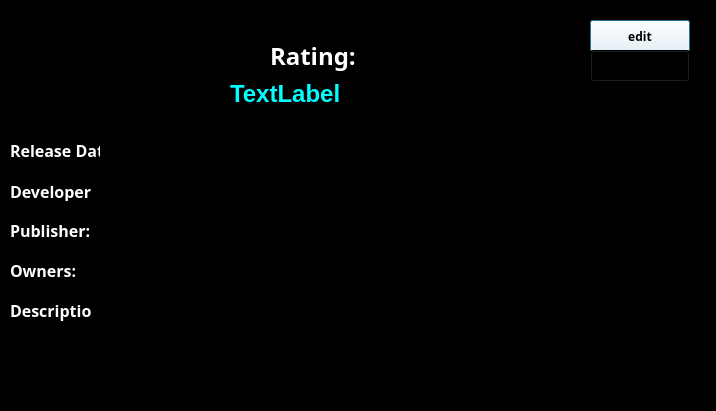
<?xml version="1.0" encoding="UTF-8"?>
<ui version="4.0">
 <class>gameDescriptionDialog</class>
 <widget class="QDialog" name="gameDescriptionDialog">
  <property name="geometry">
   <rect>
    <x>0</x>
    <y>0</y>
    <width>716</width>
    <height>411</height>
   </rect>
  </property>
  <property name="windowTitle">
   <string>Dialog</string>
  </property>
  <property name="styleSheet">
   <string notr="true">background-color: black</string>
  </property>
  <widget class="QLabel" name="label_2">
   <property name="geometry">
    <rect>
     <x>270</x>
     <y>40</y>
     <width>91</width>
     <height>31</height>
    </rect>
   </property>
   <property name="font">
    <font>
     <family>Futura</family>
     <pointsize>18</pointsize>
     <bold>true</bold>
    </font>
   </property>
   <property name="styleSheet">
    <string notr="true">color: white</string>
   </property>
   <property name="text">
    <string>Rating:</string>
   </property>
  </widget>
  <widget class="QPushButton" name="editButton">
   <property name="geometry">
    <rect>
     <x>590</x>
     <y>20</y>
     <width>100</width>
     <height>32</height>
    </rect>
   </property>
   <property name="font">
    <font>
     <family>Futura</family>
     <bold>true</bold>
    </font>
   </property>
   <property name="styleSheet">
    <string notr="true">background-color: white</string>
   </property>
   <property name="text">
    <string>edit</string>
   </property>
  </widget>
  <widget class="QPushButton" name="deleteButton">
   <property name="geometry">
    <rect>
     <x>590</x>
     <y>50</y>
     <width>100</width>
     <height>32</height>
    </rect>
   </property>
   <property name="font">
    <font>
     <family>Futura</family>
     <bold>true</bold>
    </font>
   </property>
   <property name="styleSheet">
    <string notr="true">background-color: colorname</string>
   </property>
   <property name="text">
    <string>delete</string>
   </property>
  </widget>
  <widget class="QLabel" name="releaseDateLabel">
   <property name="geometry">
    <rect>
     <x>10</x>
     <y>140</y>
     <width>101</width>
     <height>21</height>
    </rect>
   </property>
   <property name="font">
    <font>
     <family>Futura</family>
     <pointsize>12</pointsize>
     <italic>false</italic>
     <bold>true</bold>
    </font>
   </property>
   <property name="styleSheet">
    <string notr="true">color: white</string>
   </property>
   <property name="text">
    <string>Release Date:</string>
   </property>
  </widget>
  <widget class="QLabel" name="developerLabel">
   <property name="geometry">
    <rect>
     <x>10</x>
     <y>180</y>
     <width>81</width>
     <height>21</height>
    </rect>
   </property>
   <property name="font">
    <font>
     <family>Futura</family>
     <pointsize>12</pointsize>
     <bold>true</bold>
    </font>
   </property>
   <property name="styleSheet">
    <string notr="true">color: white</string>
   </property>
   <property name="text">
    <string>&lt;html&gt;&lt;head/&gt;&lt;body&gt;&lt;p&gt;Developer:&lt;/p&gt;&lt;/body&gt;&lt;/html&gt;</string>
   </property>
  </widget>
  <widget class="QLabel" name="publisherLabel">
   <property name="geometry">
    <rect>
     <x>10</x>
     <y>220</y>
     <width>81</width>
     <height>21</height>
    </rect>
   </property>
   <property name="font">
    <font>
     <family>Futura</family>
     <pointsize>12</pointsize>
     <bold>true</bold>
    </font>
   </property>
   <property name="styleSheet">
    <string notr="true">color: white</string>
   </property>
   <property name="text">
    <string>Publisher:</string>
   </property>
  </widget>
  <widget class="QLabel" name="ownersLabel">
   <property name="geometry">
    <rect>
     <x>10</x>
     <y>260</y>
     <width>81</width>
     <height>21</height>
    </rect>
   </property>
   <property name="font">
    <font>
     <family>Futura</family>
     <pointsize>12</pointsize>
     <bold>true</bold>
    </font>
   </property>
   <property name="styleSheet">
    <string notr="true">color: white</string>
   </property>
   <property name="text">
    <string>Owners:</string>
   </property>
  </widget>
  <widget class="QLabel" name="descriptionLabel">
   <property name="geometry">
    <rect>
     <x>10</x>
     <y>300</y>
     <width>81</width>
     <height>21</height>
    </rect>
   </property>
   <property name="font">
    <font>
     <family>Futura</family>
     <pointsize>12</pointsize>
     <bold>true</bold>
    </font>
   </property>
   <property name="styleSheet">
    <string notr="true">color: white</string>
   </property>
   <property name="text">
    <string>Description:</string>
   </property>
  </widget>
  <widget class="QWidget" name="horizontalLayoutWidget">
   <property name="geometry">
    <rect>
     <x>220</x>
     <y>10</y>
     <width>231</width>
     <height>31</height>
    </rect>
   </property>
   <layout class="QHBoxLayout" name="horizontalLayout">
    <item>
     <widget class="QLineEdit" name="nameEdit">
      <property name="font">
       <font>
        <family>Futura</family>
        <pointsize>14</pointsize>
        <bold>true</bold>
       </font>
      </property>
      <property name="styleSheet">
       <string notr="true">color: cyan</string>
      </property>
     </widget>
    </item>
   </layout>
  </widget>
  <widget class="QWidget" name="horizontalLayoutWidget_3">
   <property name="geometry">
    <rect>
     <x>100</x>
     <y>140</y>
     <width>191</width>
     <height>23</height>
    </rect>
   </property>
   <layout class="QHBoxLayout" name="horizontalLayout_3">
    <item>
     <widget class="QLineEdit" name="releaseDateEdit">
      <property name="font">
       <font>
        <family>Helvetica Neue</family>
        <pointsize>14</pointsize>
        <italic>false</italic>
        <bold>true</bold>
       </font>
      </property>
      <property name="styleSheet">
       <string notr="true">color: cyan</string>
      </property>
     </widget>
    </item>
   </layout>
  </widget>
  <widget class="QWidget" name="horizontalLayoutWidget_4">
   <property name="geometry">
    <rect>
     <x>100</x>
     <y>180</y>
     <width>191</width>
     <height>23</height>
    </rect>
   </property>
   <layout class="QHBoxLayout" name="horizontalLayout_4">
    <item>
     <widget class="QLineEdit" name="developerEdit">
      <property name="font">
       <font>
        <family>Helvetica Neue</family>
        <pointsize>14</pointsize>
        <italic>false</italic>
        <bold>true</bold>
       </font>
      </property>
      <property name="styleSheet">
       <string notr="true">color: cyan</string>
      </property>
     </widget>
    </item>
   </layout>
  </widget>
  <widget class="QWidget" name="horizontalLayoutWidget_5">
   <property name="geometry">
    <rect>
     <x>100</x>
     <y>220</y>
     <width>191</width>
     <height>23</height>
    </rect>
   </property>
   <layout class="QHBoxLayout" name="horizontalLayout_5">
    <item>
     <widget class="QLineEdit" name="publisherEdit">
      <property name="font">
       <font>
        <family>Helvetica Neue</family>
        <pointsize>14</pointsize>
        <italic>false</italic>
        <bold>true</bold>
       </font>
      </property>
      <property name="styleSheet">
       <string notr="true">color: cyan</string>
      </property>
     </widget>
    </item>
   </layout>
  </widget>
  <widget class="QWidget" name="horizontalLayoutWidget_6">
   <property name="geometry">
    <rect>
     <x>100</x>
     <y>260</y>
     <width>191</width>
     <height>23</height>
    </rect>
   </property>
   <layout class="QHBoxLayout" name="horizontalLayout_6">
    <item>
     <widget class="QLineEdit" name="ownersEdit">
      <property name="font">
       <font>
        <family>Helvetica Neue</family>
        <pointsize>14</pointsize>
        <italic>false</italic>
        <bold>true</bold>
       </font>
      </property>
      <property name="styleSheet">
       <string notr="true">color: cyan</string>
      </property>
     </widget>
    </item>
   </layout>
  </widget>
  <widget class="QWidget" name="horizontalLayoutWidget_7">
   <property name="geometry">
    <rect>
     <x>100</x>
     <y>300</y>
     <width>581</width>
     <height>101</height>
    </rect>
   </property>
   <layout class="QHBoxLayout" name="horizontalLayout_7">
    <item>
     <widget class="QPlainTextEdit" name="descriptionEdit">
      <property name="font">
       <font>
        <family>Helvetica Neue</family>
        <pointsize>14</pointsize>
        <italic>false</italic>
        <bold>true</bold>
       </font>
      </property>
      <property name="styleSheet">
       <string notr="true">color: cyan</string>
      </property>
     </widget>
    </item>
   </layout>
  </widget>
  <widget class="QLabel" name="ratingLabel">
   <property name="geometry">
    <rect>
     <x>230</x>
     <y>78</y>
     <width>221</width>
     <height>31</height>
    </rect>
   </property>
   <property name="font">
    <font>
     <family>Helvetica Neue</family>
     <pointsize>18</pointsize>
     <bold>true</bold>
    </font>
   </property>
   <property name="styleSheet">
    <string notr="true">color: cyan</string>
   </property>
   <property name="text">
    <string>TextLabel</string>
   </property>
  </widget>
 </widget>
 <resources/>
 <connections/>
</ui>
